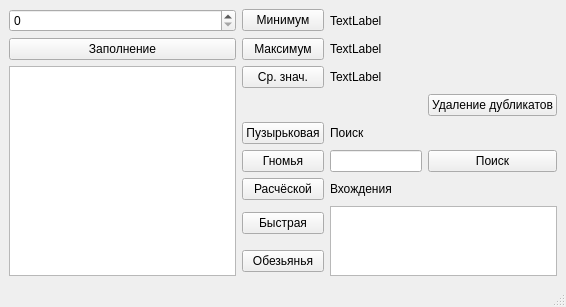
<?xml version="1.0" encoding="UTF-8"?>
<ui version="4.0">
 <class>MainWindow</class>
 <widget class="QMainWindow" name="MainWindow">
  <property name="geometry">
   <rect>
    <x>0</x>
    <y>0</y>
    <width>566</width>
    <height>305</height>
   </rect>
  </property>
  <property name="windowTitle">
   <string>MainWindow</string>
  </property>
  <widget class="QWidget" name="centralwidget">
   <layout class="QGridLayout" name="gridLayout">
    <item row="0" column="0">
     <widget class="QSpinBox" name="sizebox"/>
    </item>
    <item row="1" column="0">
     <widget class="QPushButton" name="inputbutton">
      <property name="text">
       <string>Заполнение</string>
      </property>
     </widget>
    </item>
    <item row="0" column="3">
     <widget class="QLabel" name="minlabel">
      <property name="text">
       <string>TextLabel</string>
      </property>
     </widget>
    </item>
    <item row="7" column="2">
     <widget class="QPushButton" name="fastbutton">
      <property name="text">
       <string>Быстрая</string>
      </property>
     </widget>
    </item>
    <item row="5" column="3">
     <widget class="QLineEdit" name="searchline"/>
    </item>
    <item row="0" column="2">
     <widget class="QPushButton" name="minbutton">
      <property name="text">
       <string>Минимум</string>
      </property>
     </widget>
    </item>
    <item row="5" column="2">
     <widget class="QPushButton" name="gnombutton">
      <property name="text">
       <string>Гномья</string>
      </property>
     </widget>
    </item>
    <item row="6" column="3">
     <widget class="QLabel" name="includelabel">
      <property name="text">
       <string>Вхождения</string>
      </property>
     </widget>
    </item>
    <item row="2" column="2">
     <widget class="QPushButton" name="medbutton">
      <property name="text">
       <string>Ср. знач.</string>
      </property>
     </widget>
    </item>
    <item row="1" column="3">
     <widget class="QLabel" name="maxlabel">
      <property name="text">
       <string>TextLabel</string>
      </property>
     </widget>
    </item>
    <item row="1" column="2">
     <widget class="QPushButton" name="maxbutton">
      <property name="text">
       <string>Максимум</string>
      </property>
     </widget>
    </item>
    <item row="4" column="2">
     <widget class="QPushButton" name="puzirbutton">
      <property name="text">
       <string>Пузырьковая</string>
      </property>
     </widget>
    </item>
    <item row="6" column="2">
     <widget class="QPushButton" name="raschbutton">
      <property name="text">
       <string>Расчёской</string>
      </property>
     </widget>
    </item>
    <item row="5" column="4">
     <widget class="QPushButton" name="searchbutton">
      <property name="text">
       <string>Поиск</string>
      </property>
     </widget>
    </item>
    <item row="8" column="2">
     <widget class="QPushButton" name="monkeybutton">
      <property name="text">
       <string>Обезьянья</string>
      </property>
     </widget>
    </item>
    <item row="2" column="3">
     <widget class="QLabel" name="medlabel">
      <property name="text">
       <string>TextLabel</string>
      </property>
     </widget>
    </item>
    <item row="4" column="3">
     <widget class="QLabel" name="searchlabel">
      <property name="text">
       <string>Поиск</string>
      </property>
     </widget>
    </item>
    <item row="3" column="4">
     <widget class="QPushButton" name="delbutton">
      <property name="text">
       <string>Удаление дубликатов</string>
      </property>
     </widget>
    </item>
    <item row="2" column="0" rowspan="7">
     <widget class="QTableWidget" name="arraytable"/>
    </item>
    <item row="7" column="3" rowspan="2" colspan="2">
     <widget class="QTextEdit" name="includeedit"/>
    </item>
   </layout>
  </widget>
  <widget class="QMenuBar" name="menubar">
   <property name="geometry">
    <rect>
     <x>0</x>
     <y>0</y>
     <width>566</width>
     <height>22</height>
    </rect>
   </property>
  </widget>
  <widget class="QStatusBar" name="statusbar"/>
 </widget>
 <resources/>
 <connections/>
</ui>
